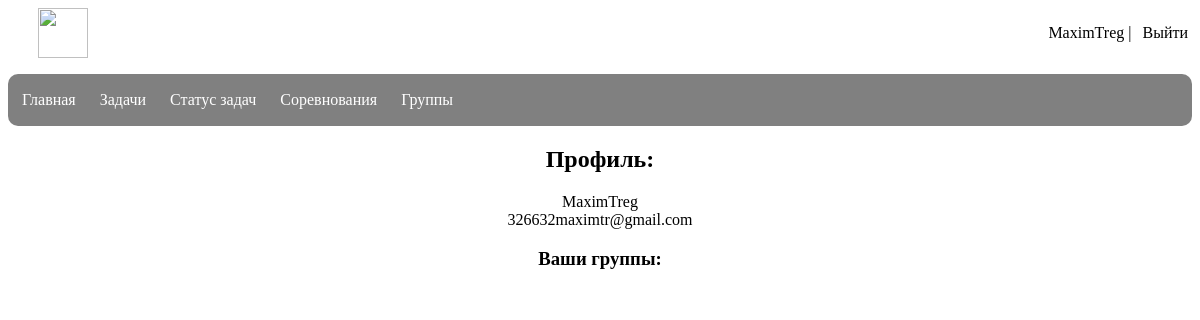
The app's page /profile (signed in), older data.
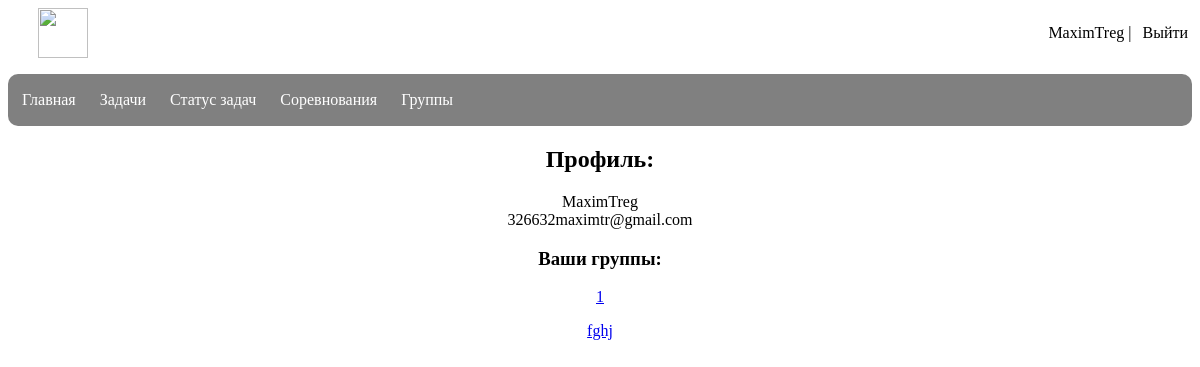
The same page, newer data.
### app/models.py (models this page shows, shortened)
class Groups(db.Model):
    id = db.Column(db.Integer, primary_key=True, nullable=False)
    title = db.Column(db.String(100), unique=True, nullable=False)
    statement = db.Column(db.Text, nullable=True)
    admin = db.Column(db.Integer, db.ForeignKey('user.id'))
    users = db.relationship('UserGroup', backref='group', lazy='dynamic')
    tasks = db.relationship('TaskGroup', backref='group', lazy='dynamic')

### app/routes.py (the view)
@app.route('/profile', methods=['GET', 'POST'])
def profile():
    return render_template('profile.html', current_user=current_user)

### app/models.py (called while the page is built)
@login.user_loader
def load_user(id):
    return User.query.get(int(id))

    def get_groups(self):
        return Groups.query.filter(Groups.id.in_(list(map(lambda g: g.group_id, self.groups)))).all()

### app/templates/profile.html
{% extends "base.html" %}
{% block content %}
<h2>Профиль:</h2>
<div id="profile">
    {{ current_user.username }}
    <br>
    {{ current_user.email }}
    <h3>Ваши группы:</h3>
    <p>
        {% for group in current_user.get_groups() %}
    <p>
        <a href="{{ url_for('groups', id=group.id) }}">{{ group.title }}</a>
    </p>
    {% endfor %}
    </p>
</div>
{% endblock %}

Row changes from the older to the newer data that the page shows:
now on this page (row edited): Groups: title "1"
added Groups: title "fghj"
